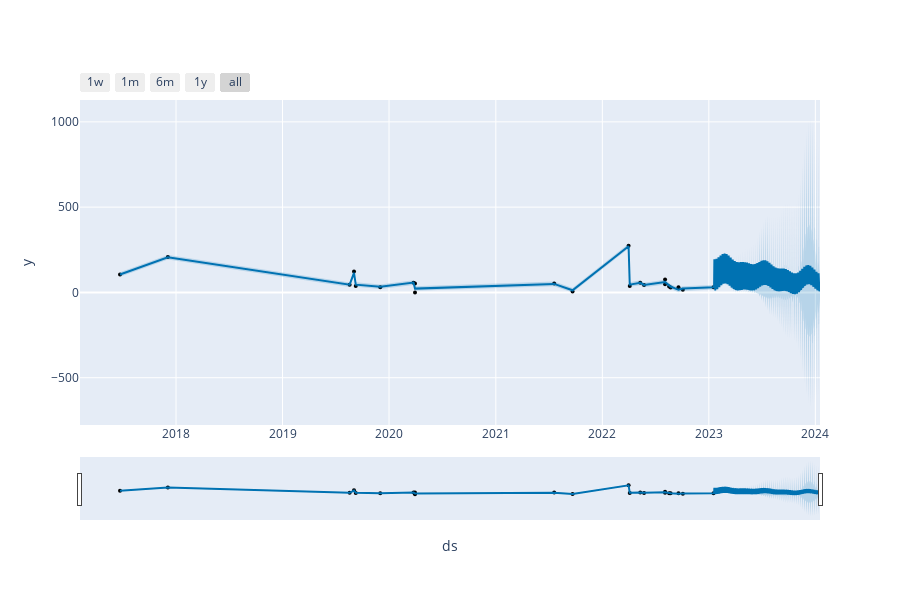

This figure's notebook cell:
### Markdown cell above
Zoom in into predicted values

### Code cell
from prophet.plot import plot_plotly, plot_components_plotly
plot_plotly(m, forecast)

### Figure 1 — Plotly figure (JSON) as saved in the notebook; plotly's stock layout.template omitted (floating-point values rounded to 4 significant figures; data arrays with more than 128 entries replaced by an {"elided": "..."} marker saying what was removed)
{"data": [{"marker": {"color": "black", "size": 4}, "mode": "markers", "name": "Actual", "type": "scatter", "x": ["2017-06-23T00:00:00", "2017-12-04T00:00:00", "2019-08-19T00:00:00", "2019-09-03T00:00:00", "2019-09-09T00:00:00", "2019-12-02T00:00:00", "2020-03-25T00:00:00", "2020-03-30T00:00:00", "2020-03-30T00:00:00", "2021-07-20T00:00:00", "2021-09-21T00:00:00", "2022-04-01T00:00:00", "2022-04-05T00:00:00", "2022-05-11T00:00:00", "2022-05-24T00:00:00", "2022-08-04T00:00:00", "2022-08-04T00:00:00", "2022-08-18T00:00:00", "2022-08-23T00:00:00", "2022-09-19T00:00:00", "2022-10-04T00:00:00", "2023-01-17T00:00:00"], "y": [105, 207, 45, 122, 37, 31, 56, 0, 53, 52, 6, 273, 37, 57, 43, 76, 48, 35, 29, 31, 16, 31]}, {"hoverinfo": "skip", "line": {"width": 0}, "mode": "lines", "type": "scatter", "x": {"elided": "385 str values"}, "y": {"elided": "385 float values"}}, {"fill": "tonexty", "fillcolor": "rgba(0, 114, 178, 0.2)", "line": {"color": "#0072B2", "width": 2}, "mode": "lines", "name": "Predicted", "type": "scatter", "x": {"elided": "385 str values"}, "y": {"elided": "385 float values"}}, {"fill": "tonexty", "fillcolor": "rgba(0, 114, 178, 0.2)", "hoverinfo": "skip", "line": {"width": 0}, "mode": "lines", "type": "scatter", "x": {"elided": "385 str values"}, "y": {"elided": "385 float values"}}], "layout": {"height": 600, "showlegend": false, "width": 900, "xaxis": {"rangeselector": {"buttons": [{"count": 7, "label": "1w", "step": "day", "stepmode": "backward"}, {"count": 1, "label": "1m", "step": "month", "stepmode": "backward"}, {"count": 6, "label": "6m", "step": "month", "stepmode": "backward"}, {"count": 1, "label": "1y", "step": "year", "stepmode": "backward"}, {"step": "all"}]}, "rangeslider": {"visible": true}, "title": {"text": "ds"}, "type": "date"}, "yaxis": {"title": {"text": "y"}}}}
